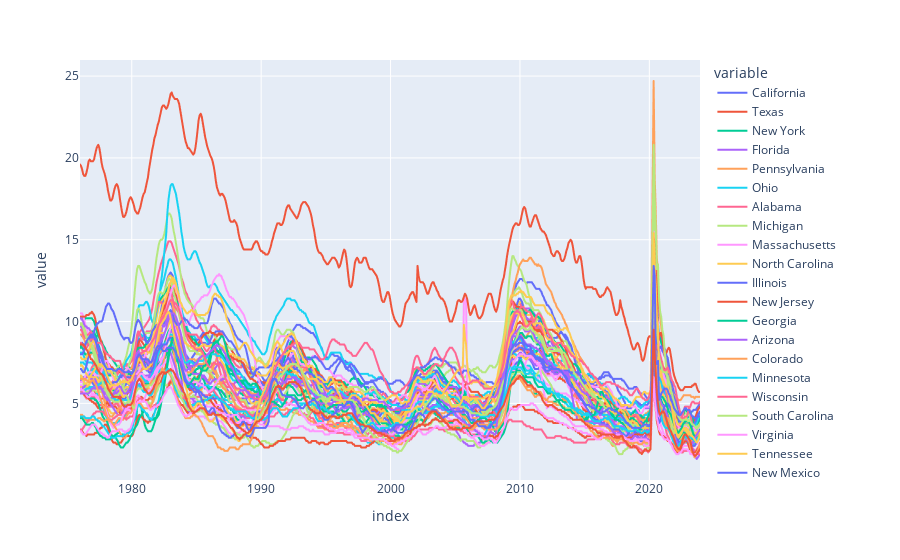

Notebook code for this chart:
### Code cell
# Plot States Unemployment Rate
px.line(uemp_states)

### Figure 1 — Plotly figure (JSON) as saved in the notebook; plotly's stock layout.template omitted (floating-point values rounded to 4 significant figures; data arrays with more than 128 entries replaced by an {"elided": "..."} marker saying what was removed)
{"data": [{"hovertemplate": "variable=California<br>index=%{x}<br>value=%{y}<extra></extra>", "legendgroup": "California", "line": {"color": "#636efa", "dash": "solid"}, "marker": {"symbol": "circle"}, "mode": "lines", "name": "California", "showlegend": true, "type": "scattergl", "x": {"elided": "574 str values"}, "xaxis": "x", "y": {"elided": "574 float values"}, "yaxis": "y"}, {"hovertemplate": "variable=Texas<br>index=%{x}<br>value=%{y}<extra></extra>", "legendgroup": "Texas", "line": {"color": "#EF553B", "dash": "solid"}, "marker": {"symbol": "circle"}, "mode": "lines", "name": "Texas", "showlegend": true, "type": "scattergl", "x": {"elided": "574 str values"}, "xaxis": "x", "y": {"elided": "574 float values"}, "yaxis": "y"}, {"hovertemplate": "variable=New York<br>index=%{x}<br>value=%{y}<extra></extra>", "legendgroup": "New York", "line": {"color": "#00cc96", "dash": "solid"}, "marker": {"symbol": "circle"}, "mode": "lines", "name": "New York", "showlegend": true, "type": "scattergl", "x": {"elided": "574 str values"}, "xaxis": "x", "y": {"elided": "574 float values"}, "yaxis": "y"}, {"hovertemplate": "variable=Florida<br>index=%{x}<br>value=%{y}<extra></extra>", "legendgroup": "Florida", "line": {"color": "#ab63fa", "dash": "solid"}, "marker": {"symbol": "circle"}, "mode": "lines", "name": "Florida", "showlegend": true, "type": "scattergl", "x": {"elided": "574 str values"}, "xaxis": "x", "y": {"elided": "574 float values"}, "yaxis": "y"}, {"hovertemplate": "variable=Pennsylvania<br>index=%{x}<br>value=%{y}<extra></extra>", "legendgroup": "Pennsylvania", "line": {"color": "#FFA15A", "dash": "solid"}, "marker": {"symbol": "circle"}, "mode": "lines", "name": "Pennsylvania", "showlegend": true, "type": "scattergl", "x": {"elided": "574 str values"}, "xaxis": "x", "y": {"elided": "574 float values"}, "yaxis": "y"}, {"hovertemplate": "variable=Ohio<br>index=%{x}<br>value=%{y}<extra></extra>", "legendgroup": "Ohio", "line": {"color": "#19d3f3", "dash": "solid"}, "marker": {"symbol": "circle"}, "mode": "lines", "name": "Ohio", "showlegend": true, "type": "scattergl", "x": {"elided": "574 str values"}, "xaxis": "x", "y": {"elided": "574 float values"}, "yaxis": "y"}, {"hovertemplate": "variable=Alabama<br>index=%{x}<br>value=%{y}<extra></extra>", "legendgroup": "Alabama", "line": {"color": "#FF6692", "dash": "solid"}, "marker": {"symbol": "circle"}, "mode": "lines", "name": "Alabama", "showlegend": true, "type": "scattergl", "x": {"elided": "574 str values"}, "xaxis": "x", "y": {"elided": "574 float values"}, "yaxis": "y"}, {"hovertemplate": "variable=Michigan<br>index=%{x}<br>value=%{y}<extra></extra>", "legendgroup": "Michigan", "line": {"color": "#B6E880", "dash": "solid"}, "marker": {"symbol": "circle"}, "mode": "lines", "name": "Michigan", "showlegend": true, "type": "scattergl", "x": {"elided": "574 str values"}, "xaxis": "x", "y": {"elided": "574 float values"}, "yaxis": "y"}, {"hovertemplate": "variable=Massachusetts<br>index=%{x}<br>value=%{y}<extra></extra>", "legendgroup": "Massachusetts", "line": {"color": "#FF97FF", "dash": "solid"}, "marker": {"symbol": "circle"}, "mode": "lines", "name": "Massachusetts", "showlegend": true, "type": "scattergl", "x": {"elided": "574 str values"}, "xaxis": "x", "y": {"elided": "574 float values"}, "yaxis": "y"}, {"hovertemplate": "variable=North Carolina<br>index=%{x}<br>value=%{y}<extra></extra>", "legendgroup": "North Carolina", "line": {"color": "#FECB52", "dash": "solid"}, "marker": {"symbol": "circle"}, "mode": "lines", "name": "North Carolina", "showlegend": true, "type": "scattergl", "x": {"elided": "574 str values"}, "xaxis": "x", "y": {"elided": "574 float values"}, "yaxis": "y"}, {"hovertemplate": "variable=Illinois<br>index=%{x}<br>value=%{y}<extra></extra>", "legendgroup": "Illinois", "line": {"color": "#636efa", "dash": "solid"}, "marker": {"symbol": "circle"}, "mode": "lines", "name": "Illinois", "showlegend": true, "type": "scattergl", "x": {"elided": "574 str values"}, "xaxis": "x", "y": {"elided": "574 float values"}, "yaxis": "y"}, {"hovertemplate": "variable=New Jersey<br>index=%{x}<br>value=%{y}<extra></extra>", "legendgroup": "New Jersey", "line": {"color": "#EF553B", "dash": "solid"}, "marker": {"symbol": "circle"}, "mode": "lines", "name": "New Jersey", "showlegend": true, "type": "scattergl", "x": {"elided": "574 str values"}, "xaxis": "x", "y": {"elided": "574 float values"}, "yaxis": "y"}, {"hovertemplate": "variable=Georgia<br>index=%{x}<br>value=%{y}<extra></extra>", "legendgroup": "Georgia", "line": {"color": "#00cc96", "dash": "solid"}, "marker": {"symbol": "circle"}, "mode": "lines", "name": "Georgia", "showlegend": true, "type": "scattergl", "x": {"elided": "574 str values"}, "xaxis": "x", "y": {"elided": "574 float values"}, "yaxis": "y"}, {"hovertemplate": "variable=Arizona<br>index=%{x}<br>value=%{y}<extra></extra>", "legendgroup": "Arizona", "line": {"color": "#ab63fa", "dash": "solid"}, "marker": {"symbol": "circle"}, "mode": "lines", "name": "Arizona", "showlegend": true, "type": "scattergl", "x": {"elided": "574 str values"}, "xaxis": "x", "y": {"elided": "574 float values"}, "yaxis": "y"}, {"hovertemplate": "variable=Colorado<br>index=%{x}<br>value=%{y}<extra></extra>", "legendgroup": "Colorado", "line": {"color": "#FFA15A", "dash": "solid"}, "marker": {"symbol": "circle"}, "mode": "lines", "name": "Colorado", "showlegend": true, "type": "scattergl", "x": {"elided": "574 str values"}, "xaxis": "x", "y": {"elided": "574 float values"}, "yaxis": "y"}, {"hovertemplate": "variable=Minnesota<br>index=%{x}<br>value=%{y}<extra></extra>", "legendgroup": "Minnesota", "line": {"color": "#19d3f3", "dash": "solid"}, "marker": {"symbol": "circle"}, "mode": "lines", "name": "Minnesota", "showlegend": true, "type": "scattergl", "x": {"elided": "574 str values"}, "xaxis": "x", "y": {"elided": "574 float values"}, "yaxis": "y"}, {"hovertemplate": "variable=Wisconsin<br>index=%{x}<br>value=%{y}<extra></extra>", "legendgroup": "Wisconsin", "line": {"color": "#FF6692", "dash": "solid"}, "marker": {"symbol": "circle"}, "mode": "lines", "name": "Wisconsin", "showlegend": true, "type": "scattergl", "x": {"elided": "574 str values"}, "xaxis": "x", "y": {"elided": "574 float values"}, "yaxis": "y"}, {"hovertemplate": "variable=South Carolina<br>index=%{x}<br>value=%{y}<extra></extra>", "legendgroup": "South Carolina", "line": {"color": "#B6E880", "dash": "solid"}, "marker": {"symbol": "circle"}, "mode": "lines", "name": "South Carolina", "showlegend": true, "type": "scattergl", "x": {"elided": "574 str values"}, "xaxis": "x", "y": {"elided": "574 float values"}, "yaxis": "y"}, {"hovertemplate": "variable=Virginia<br>index=%{x}<br>value=%{y}<extra></extra>", "legendgroup": "Virginia", "line": {"color": "#FF97FF", "dash": "solid"}, "marker": {"symbol": "circle"}, "mode": "lines", "name": "Virginia", "showlegend": true, "type": "scattergl", "x": {"elided": "574 str values"}, "xaxis": "x", "y": {"elided": "574 float values"}, "yaxis": "y"}, {"hovertemplate": "variable=Tennessee<br>index=%{x}<br>value=%{y}<extra></extra>", "legendgroup": "Tennessee", "line": {"color": "#FECB52", "dash": "solid"}, "marker": {"symbol": "circle"}, "mode": "lines", "name": "Tennessee", "showlegend": true, "type": "scattergl", "x": {"elided": "574 str values"}, "xaxis": "x", "y": {"elided": "574 float values"}, "yaxis": "y"}, {"hovertemplate": "variable=New Mexico<br>index=%{x}<br>value=%{y}<extra></extra>", "legendgroup": "New Mexico", "line": {"color": "#636efa", "dash": "solid"}, "marker": {"symbol": "circle"}, "mode": "lines", "name": "New Mexico", "showlegend": true, "type": "scattergl", "x": {"elided": "574 str values"}, "xaxis": "x", "y": {"elided": "574 float values"}, "yaxis": "y"}, {"hovertemplate": "variable=Kentucky<br>index=%{x}<br>value=%{y}<extra></extra>", "legendgroup": "Kentucky", "line": {"color": "#EF553B", "dash": "solid"}, "marker": {"symbol": "circle"}, "mode": "lines", "name": "Kentucky", "showlegend": true, "type": "scattergl", "x": {"elided": "574 str values"}, "xaxis": "x", "y": {"elided": "574 float values"}, "yaxis": "y"}, {"hovertemplate": "variable=Washington<br>index=%{x}<br>value=%{y}<extra></extra>", "legendgroup": "Washington", "line": {"color": "#00cc96", "dash": "solid"}, "marker": {"symbol": "circle"}, "mode": "lines", "name": "Washington", "showlegend": true, "type": "scattergl", "x": {"elided": "574 str values"}, "xaxis": "x", "y": {"elided": "574 float values"}, "yaxis": "y"}, {"hovertemplate": "variable=Maryland<br>index=%{x}<br>value=%{y}<extra></extra>", "legendgroup": "Maryland", "line": {"color": "#ab63fa", "dash": "solid"}, "marker": {"symbol": "circle"}, "mode": "lines", "name": "Maryland", "showlegend": true, "type": "scattergl", "x": {"elided": "574 str values"}, "xaxis": "x", "y": {"elided": "574 float values"}, "yaxis": "y"}, {"hovertemplate": "variable=Nevada<br>index=%{x}<br>value=%{y}<extra></extra>", "legendgroup": "Nevada", "line": {"color": "#FFA15A", "dash": "solid"}, "marker": {"symbol": "circle"}, "mode": "lines", "name": "Nevada", "showlegend": true, "type": "scattergl", "x": {"elided": "574 str values"}, "xaxis": "x", "y": {"elided": "574 float values"}, "yaxis": "y"}, {"hovertemplate": "variable=West Virginia<br>index=%{x}<br>value=%{y}<extra></extra>", "legendgroup": "West Virginia", "line": {"color": "#19d3f3", "dash": "solid"}, "marker": {"symbol": "circle"}, "mode": "lines", "name": "West Virginia", "showlegend": true, "type": "scattergl", "x": {"elided": "574 str values"}, "xaxis": "x", "y": {"elided": "574 float values"}, "yaxis": "y"}, {"hovertemplate": "variable=Oregon<br>index=%{x}<br>value=%{y}<extra></extra>", "legendgroup": "Oregon", "line": {"color": "#FF6692", "dash": "solid"}, "marker": {"symbol": "circle"}, "mode": "lines", "name": "Oregon", "showlegend": true, "type": "scattergl", "x": {"elided": "574 str values"}, "xaxis": "x", "y": {"elided": "574 float values"}, "yaxis": "y"}, {"hovertemplate": "variable=Indiana<br>index=%{x}<br>value=%{y}<extra></extra>", "legendgroup": "Indiana", "line": {"color": "#B6E880", "dash": "solid"}, "marker": {"symbol": "circle"}, "mode": "lines", "name": "Indiana", "showlegend": true, "type": "scattergl", "x": {"elided": "574 str values"}, "xaxis": "x", "y": {"elided": "574 float values"}, "yaxis": "y"}, {"hovertemplate": "variable=Louisiana<br>index=%{x}<br>value=%{y}<extra></extra>", "legendgroup": "Louisiana", "line": {"color": "#FF97FF", "dash": "solid"}, "marker": {"symbol": "circle"}, "mode": "lines", "name": "Louisiana", "showlegend": true, "type": "scattergl", "x": {"elided": "574 str values"}, "xaxis": "x", "y": {"elided": "574 float values"}, "yaxis": "y"}, {"hovertemplate": "variable=Arkansas<br>index=%{x}<br>value=%{y}<extra></extra>", "legendgroup": "Arkansas", "line": {"color": "#FECB52", "dash": "solid"}, "marker": {"symbol": "circle"}, "mode": "lines", "name": "Arkansas", "showlegend": true, "type": "scattergl", "x": {"elided": "574 str values"}, "xaxis": "x", "y": {"elided": "574 float values"}, "yaxis": "y"}, {"hovertemplate": "variable=Alaska<br>index=%{x}<br>value=%{y}<extra></extra>", "legendgroup": "Alaska", "line": {"color": "#636efa", "dash": "solid"}, "marker": {"symbol": "circle"}, "mode": "lines", "name": "Alaska", "showlegend": true, "type": "scattergl", "x": {"elided": "574 str values"}, "xaxis": "x", "y": {"elided": "574 float values"}, "yaxis": "y"}, {"hovertemplate": "variable=Puerto Rico<br>index=%{x}<br>value=%{y}<extra></extra>", "legendgroup": "Puerto Rico", "line": {"color": "#EF553B", "dash": "solid"}, "marker": {"symbol": "circle"}, "mode": "lines", "name": "Puerto Rico", "showlegend": true, "type": "scattergl", "x": {"elided": "574 str values"}, "xaxis": "x", "y": {"elided": "574 float values"}, "yaxis": "y"}, {"hovertemplate": "variable=Oklahoma<br>index=%{x}<br>value=%{y}<extra></extra>", "legendgroup": "Oklahoma", "line": {"color": "#00cc96", "dash": "solid"}, "marker": {"symbol": "circle"}, "mode": "lines", "name": "Oklahoma", "showlegend": true, "type": "scattergl", "x": {"elided": "574 str values"}, "xaxis": "x", "y": {"elided": "574 float values"}, "yaxis": "y"}, {"hovertemplate": "variable=Missouri<br>index=%{x}<br>value=%{y}<extra></extra>", "legendgroup": "Missouri", "line": {"color": "#ab63fa", "dash": "solid"}, "marker": {"symbol": "circle"}, "mode": "lines", "name": "Missouri", "showlegend": true, "type": "scattergl", "x": {"elided": "574 str values"}, "xaxis": "x", "y": {"elided": "574 float values"}, "yaxis": "y"}, {"hovertemplate": "variable=Iowa<br>index=%{x}<br>value=%{y}<extra></extra>", "legendgroup": "Iowa", "line": {"color": "#FFA15A", "dash": "solid"}, "marker": {"symbol": "circle"}, "mode": "lines", "name": "Iowa", "showlegend": true, "type": "scattergl", "x": {"elided": "574 str values"}, "xaxis": "x", "y": {"elided": "574 float values"}, "yaxis": "y"}, {"hovertemplate": "variable=Montana<br>index=%{x}<br>value=%{y}<extra></extra>", "legendgroup": "Montana", "line": {"color": "#19d3f3", "dash": "solid"}, "marker": {"symbol": "circle"}, "mode": "lines", "name": "Montana", "showlegend": true, "type": "scattergl", "x": {"elided": "574 str values"}, "xaxis": "x", "y": {"elided": "574 float values"}, "yaxis": "y"}, {"hovertemplate": "variable=North Dakota<br>index=%{x}<br>value=%{y}<extra></extra>", "legendgroup": "North Dakota", "line": {"color": "#FF6692", "dash": "solid"}, "marker": {"symbol": "circle"}, "mode": "lines", "name": "North Dakota", "showlegend": true, "type": "scattergl", "x": {"elided": "574 str values"}, "xaxis": "x", "y": {"elided": "574 float values"}, "yaxis": "y"}, {"hovertemplate": "variable=Hawaii<br>index=%{x}<br>value=%{y}<extra></extra>", "legendgroup": "Hawaii", "line": {"color": "#B6E880", "dash": "solid"}, "marker": {"symbol": "circle"}, "mode": "lines", "name": "Hawaii", "showlegend": true, "type": "scattergl", "x": {"elided": "574 str values"}, "xaxis": "x", "y": {"elided": "574 float values"}, "yaxis": "y"}, {"hovertemplate": "variable=Utah<br>index=%{x}<br>value=%{y}<extra></extra>", "legendgroup": "Utah", "line": {"color": "#FF97FF", "dash": "solid"}, "marker": {"symbol": "circle"}, "mode": "lines", "name": "Utah", "showlegend": true, "type": "scattergl", "x": {"elided": "574 str values"}, "xaxis": "x", "y": {"elided": "574 float values"}, "yaxis": "y"}, {"hovertemplate": "variable=Mississippi<br>index=%{x}<br>value=%{y}<extra></extra>", "legendgroup": "Mississippi", "line": {"color": "#FECB52", "dash": "solid"}, "marker": {"symbol": "circle"}, "mode": "lines", "name": "Mississippi", "showlegend": true, "type": "scattergl", "x": {"elided": "574 str values"}, "xaxis": "x", "y": {"elided": "574 float values"}, "yaxis": "y"}, {"hovertemplate": "variable=Maine<br>index=%{x}<br>value=%{y}<extra></extra>", "legendgroup": "Maine", "line": {"color": "#636efa", "dash": "solid"}, "marker": {"symbol": "circle"}, "mode": "lines", "name": "Maine", "showlegend": true, "type": "scattergl", "x": {"elided": "574 str values"}, "xaxis": "x", "y": {"elided": "574 float values"}, "yaxis": "y"}, {"hovertemplate": "variable=Nebraska<br>index=%{x}<br>value=%{y}<extra></extra>", "legendgroup": "Nebraska", "line": {"color": "#EF553B", "dash": "solid"}, "marker": {"symbol": "circle"}, "mode": "lines", "name": "Nebraska", "showlegend": true, "type": "scattergl", "x": {"elided": "574 str values"}, "xaxis": "x", "y": {"elided": "574 float values"}, "yaxis": "y"}, {"hovertemplate": "variable=Wyoming<br>index=%{x}<br>value=%{y}<extra></extra>", "legendgroup": "Wyoming", "line": {"color": "#00cc96", "dash": "solid"}, "marker": {"symbol": "circle"}, "mode": "lines", "name": "Wyoming", "showlegend": true, "type": "scattergl", "x": {"elided": "574 str values"}, "xaxis": "x", "y": {"elided": "574 float values"}, "yaxis": "y"}, {"hovertemplate": "variable=Idaho<br>index=%{x}<br>value=%{y}<extra></extra>", "legendgroup": "Idaho", "line": {"color": "#ab63fa", "dash": "solid"}, "marker": {"symbol": "circle"}, "mode": "lines", "name": "Idaho", "showlegend": true, "type": "scattergl", "x": {"elided": "574 str values"}, "xaxis": "x", "y": {"elided": "574 float values"}, "yaxis": "y"}, {"hovertemplate": "variable=New Hampshire<br>index=%{x}<br>value=%{y}<extra></extra>", "legendgroup": "New Hampshire", "line": {"color": "#FFA15A", "dash": "solid"}, "marker": {"symbol": "circle"}, "mode": "lines", "name": "New Hampshire", "showlegend": true, "type": "scattergl", "x": {"elided": "574 str values"}, "xaxis": "x", "y": {"elided": "574 float values"}, "yaxis": "y"}, {"hovertemplate": "variable=Kansas<br>index=%{x}<br>value=%{y}<extra></extra>", "legendgroup": "Kansas", "line": {"color": "#19d3f3", "dash": "solid"}, "marker": {"symbol": "circle"}, "mode": "lines", "name": "Kansas", "showlegend": true, "type": "scattergl", "x": {"elided": "574 str values"}, "xaxis": "x", "y": {"elided": "574 float values"}, "yaxis": "y"}, {"hovertemplate": "variable=the District of Columbia<br>index=%{x}<br>value=%{y}<extra></extra>", "legendgroup": "the District of Columbia", "line": {"color": "#FF6692", "dash": "solid"}, "marker": {"symbol": "circle"}, "mode": "lines", "name": "the District of Columbia", "showlegend": true, "type": "scattergl", "x": {"elided": "574 str values"}, "xaxis": "x", "y": {"elided": "574 float values"}, "yaxis": "y"}, {"hovertemplate": "variable=Connecticut<br>index=%{x}<br>value=%{y}<extra></extra>", "legendgroup": "Connecticut", "line": {"color": "#B6E880", "dash": "solid"}, "marker": {"symbol": "circle"}, "mode": "lines", "name": "Connecticut", "showlegend": true, "type": "scattergl", "x": {"elided": "574 str values"}, "xaxis": "x", "y": {"elided": "574 float values"}, "yaxis": "y"}, {"hovertemplate": "variable=South Dakota<br>index=%{x}<br>value=%{y}<extra></extra>", "legendgroup": "South Dakota", "line": {"color": "#FF97FF", "dash": "solid"}, "marker": {"symbol": "circle"}, "mode": "lines", "name": "South Dakota", "showlegend": true, "type": "scattergl", "x": {"elided": "574 str values"}, "xaxis": "x", "y": {"elided": "574 float values"}, "yaxis": "y"}, {"hovertemplate": "variable=Rhode Island<br>index=%{x}<br>value=%{y}<extra></extra>", "legendgroup": "Rhode Island", "line": {"color": "#FECB52", "dash": "solid"}, "marker": {"symbol": "circle"}, "mode": "lines", "name": "Rhode Island", "showlegend": true, "type": "scattergl", "x": {"elided": "574 str values"}, "xaxis": "x", "y": {"elided": "574 float values"}, "yaxis": "y"}, {"hovertemplate": "variable=Delaware<br>index=%{x}<br>value=%{y}<extra></extra>", "legendgroup": "Delaware", "line": {"color": "#636efa", "dash": "solid"}, "marker": {"symbol": "circle"}, "mode": "lines", "name": "Delaware", "showlegend": true, "type": "scattergl", "x": {"elided": "574 str values"}, "xaxis": "x", "y": {"elided": "574 float values"}, "yaxis": "y"}, {"hovertemplate": "variable=Vermont<br>index=%{x}<br>value=%{y}<extra></extra>", "legendgroup": "Vermont", "line": {"color": "#EF553B", "dash": "solid"}, "marker": {"symbol": "circle"}, "mode": "lines", "name": "Vermont", "showlegend": true, "type": "scattergl", "x": {"elided": "574 str values"}, "xaxis": "x", "y": {"elided": "574 float values"}, "yaxis": "y"}], "layout": {"legend": {"title": {"text": "variable"}, "tracegroupgap": 0}, "margin": {"t": 60}, "xaxis": {"anchor": "y", "domain": [0, 1], "title": {"text": "index"}}, "yaxis": {"anchor": "x", "domain": [0, 1], "title": {"text": "value"}}}}
